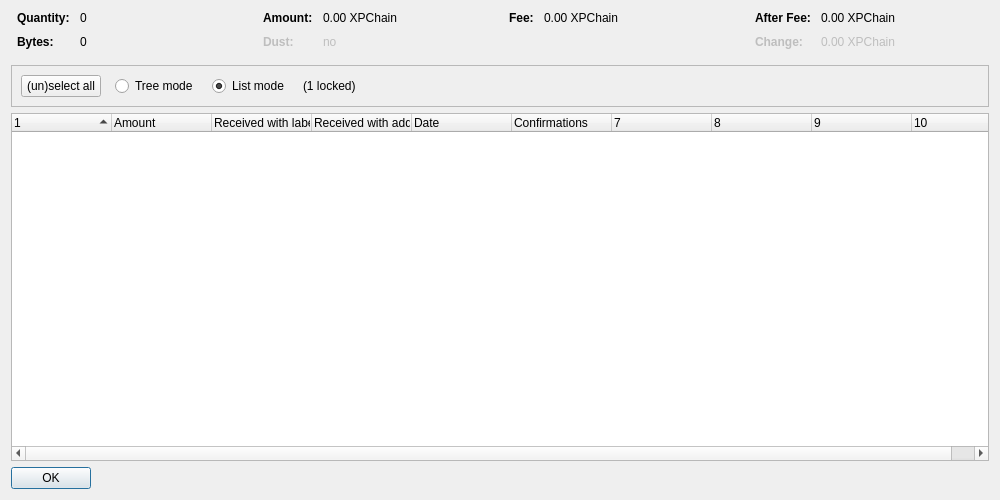
<?xml version="1.0" encoding="UTF-8"?>
<ui version="4.0">
 <class>CoinControlDialog</class>
 <widget class="QDialog" name="CoinControlDialog">
  <property name="geometry">
   <rect>
    <x>0</x>
    <y>0</y>
    <width>1000</width>
    <height>500</height>
   </rect>
  </property>
  <property name="windowTitle">
   <string>Coin Selection</string>
  </property>
  <layout class="QVBoxLayout" name="verticalLayout">
   <item>
    <layout class="QHBoxLayout" name="horizontalLayoutTop" stretch="0,0,0,0">
     <property name="topMargin">
      <number>0</number>
     </property>
     <property name="bottomMargin">
      <number>10</number>
     </property>
     <item>
      <layout class="QFormLayout" name="formLayoutCoinControl1">
       <property name="horizontalSpacing">
        <number>10</number>
       </property>
       <property name="verticalSpacing">
        <number>10</number>
       </property>
       <property name="leftMargin">
        <number>6</number>
       </property>
       <property name="rightMargin">
        <number>6</number>
       </property>
       <item row="0" column="0">
        <widget class="QLabel" name="labelCoinControlQuantityText">
         <property name="font">
          <font>
           <weight>75</weight>
           <bold>true</bold>
          </font>
         </property>
         <property name="text">
          <string>Quantity:</string>
         </property>
        </widget>
       </item>
       <item row="0" column="1">
        <widget class="QLabel" name="labelCoinControlQuantity">
         <property name="cursor">
          <cursorShape>IBeamCursor</cursorShape>
         </property>
         <property name="contextMenuPolicy">
          <enum>Qt::ActionsContextMenu</enum>
         </property>
         <property name="text">
          <string notr="true">0</string>
         </property>
         <property name="textInteractionFlags">
          <set>Qt::LinksAccessibleByMouse|Qt::TextSelectableByKeyboard|Qt::TextSelectableByMouse</set>
         </property>
        </widget>
       </item>
       <item row="1" column="0">
        <widget class="QLabel" name="labelCoinControlBytesText">
         <property name="font">
          <font>
           <weight>75</weight>
           <bold>true</bold>
          </font>
         </property>
         <property name="text">
          <string>Bytes:</string>
         </property>
        </widget>
       </item>
       <item row="1" column="1">
        <widget class="QLabel" name="labelCoinControlBytes">
         <property name="cursor">
          <cursorShape>IBeamCursor</cursorShape>
         </property>
         <property name="contextMenuPolicy">
          <enum>Qt::ActionsContextMenu</enum>
         </property>
         <property name="text">
          <string notr="true">0</string>
         </property>
         <property name="textInteractionFlags">
          <set>Qt::LinksAccessibleByMouse|Qt::TextSelectableByKeyboard|Qt::TextSelectableByMouse</set>
         </property>
        </widget>
       </item>
      </layout>
     </item>
     <item>
      <layout class="QFormLayout" name="formLayoutCoinControl2">
       <property name="horizontalSpacing">
        <number>10</number>
       </property>
       <property name="verticalSpacing">
        <number>10</number>
       </property>
       <property name="leftMargin">
        <number>6</number>
       </property>
       <property name="rightMargin">
        <number>6</number>
       </property>
       <item row="0" column="0">
        <widget class="QLabel" name="labelCoinControlAmountText">
         <property name="font">
          <font>
           <weight>75</weight>
           <bold>true</bold>
          </font>
         </property>
         <property name="text">
          <string>Amount:</string>
         </property>
        </widget>
       </item>
       <item row="0" column="1">
        <widget class="QLabel" name="labelCoinControlAmount">
         <property name="cursor">
          <cursorShape>IBeamCursor</cursorShape>
         </property>
         <property name="contextMenuPolicy">
          <enum>Qt::ActionsContextMenu</enum>
         </property>
         <property name="text">
          <string notr="true">0.00 XPChain</string>
         </property>
         <property name="textInteractionFlags">
          <set>Qt::LinksAccessibleByMouse|Qt::TextSelectableByKeyboard|Qt::TextSelectableByMouse</set>
         </property>
        </widget>
       </item>
       <item row="1" column="0">
        <widget class="QLabel" name="labelCoinControlLowOutputText">
         <property name="enabled">
          <bool>false</bool>
         </property>
         <property name="font">
          <font>
           <weight>75</weight>
           <bold>true</bold>
          </font>
         </property>
         <property name="text">
          <string>Dust:</string>
         </property>
        </widget>
       </item>
       <item row="1" column="1">
        <widget class="QLabel" name="labelCoinControlLowOutput">
         <property name="enabled">
          <bool>false</bool>
         </property>
         <property name="cursor">
          <cursorShape>IBeamCursor</cursorShape>
         </property>
         <property name="contextMenuPolicy">
          <enum>Qt::ActionsContextMenu</enum>
         </property>
         <property name="text">
          <string notr="true">no</string>
         </property>
         <property name="textInteractionFlags">
          <set>Qt::LinksAccessibleByMouse|Qt::TextSelectableByKeyboard|Qt::TextSelectableByMouse</set>
         </property>
        </widget>
       </item>
      </layout>
     </item>
     <item>
      <layout class="QFormLayout" name="formLayoutCoinControl3">
       <property name="horizontalSpacing">
        <number>10</number>
       </property>
       <property name="verticalSpacing">
        <number>10</number>
       </property>
       <property name="leftMargin">
        <number>6</number>
       </property>
       <property name="rightMargin">
        <number>6</number>
       </property>
       <item row="0" column="0">
        <widget class="QLabel" name="labelCoinControlFeeText">
         <property name="font">
          <font>
           <weight>75</weight>
           <bold>true</bold>
          </font>
         </property>
         <property name="text">
          <string>Fee:</string>
         </property>
        </widget>
       </item>
       <item row="0" column="1">
        <widget class="QLabel" name="labelCoinControlFee">
         <property name="cursor">
          <cursorShape>IBeamCursor</cursorShape>
         </property>
         <property name="contextMenuPolicy">
          <enum>Qt::ActionsContextMenu</enum>
         </property>
         <property name="text">
          <string notr="true">0.00 XPChain</string>
         </property>
         <property name="textInteractionFlags">
          <set>Qt::LinksAccessibleByMouse|Qt::TextSelectableByKeyboard|Qt::TextSelectableByMouse</set>
         </property>
        </widget>
       </item>
      </layout>
     </item>
     <item>
      <layout class="QFormLayout" name="formLayoutCoinControl4">
       <property name="horizontalSpacing">
        <number>10</number>
       </property>
       <property name="verticalSpacing">
        <number>10</number>
       </property>
       <property name="leftMargin">
        <number>6</number>
       </property>
       <property name="rightMargin">
        <number>6</number>
       </property>
       <item row="0" column="0">
        <widget class="QLabel" name="labelCoinControlAfterFeeText">
         <property name="font">
          <font>
           <weight>75</weight>
           <bold>true</bold>
          </font>
         </property>
         <property name="text">
          <string>After Fee:</string>
         </property>
        </widget>
       </item>
       <item row="0" column="1">
        <widget class="QLabel" name="labelCoinControlAfterFee">
         <property name="cursor">
          <cursorShape>IBeamCursor</cursorShape>
         </property>
         <property name="contextMenuPolicy">
          <enum>Qt::ActionsContextMenu</enum>
         </property>
         <property name="text">
          <string notr="true">0.00 XPChain</string>
         </property>
         <property name="textInteractionFlags">
          <set>Qt::LinksAccessibleByMouse|Qt::TextSelectableByKeyboard|Qt::TextSelectableByMouse</set>
         </property>
        </widget>
       </item>
       <item row="1" column="0">
        <widget class="QLabel" name="labelCoinControlChangeText">
         <property name="enabled">
          <bool>false</bool>
         </property>
         <property name="font">
          <font>
           <weight>75</weight>
           <bold>true</bold>
          </font>
         </property>
         <property name="text">
          <string>Change:</string>
         </property>
        </widget>
       </item>
       <item row="1" column="1">
        <widget class="QLabel" name="labelCoinControlChange">
         <property name="enabled">
          <bool>false</bool>
         </property>
         <property name="cursor">
          <cursorShape>IBeamCursor</cursorShape>
         </property>
         <property name="contextMenuPolicy">
          <enum>Qt::ActionsContextMenu</enum>
         </property>
         <property name="text">
          <string notr="true">0.00 XPChain</string>
         </property>
         <property name="textInteractionFlags">
          <set>Qt::LinksAccessibleByMouse|Qt::TextSelectableByKeyboard|Qt::TextSelectableByMouse</set>
         </property>
        </widget>
       </item>
      </layout>
     </item>
    </layout>
   </item>
   <item>
    <widget class="QFrame" name="frame">
     <property name="minimumSize">
      <size>
       <width>0</width>
       <height>40</height>
      </size>
     </property>
     <property name="frameShape">
      <enum>QFrame::StyledPanel</enum>
     </property>
     <property name="frameShadow">
      <enum>QFrame::Sunken</enum>
     </property>
     <layout class="QHBoxLayout" name="horizontalLayout">
      <item>
       <layout class="QHBoxLayout" name="horizontalLayoutPanel" stretch="0,0,0,0,0">
        <property name="spacing">
         <number>14</number>
        </property>
        <item>
         <widget class="QPushButton" name="pushButtonSelectAll">
          <property name="sizePolicy">
           <sizepolicy hsizetype="Maximum" vsizetype="Fixed">
            <horstretch>0</horstretch>
            <verstretch>0</verstretch>
           </sizepolicy>
          </property>
          <property name="text">
           <string>(un)select all</string>
          </property>
          <property name="autoDefault">
           <bool>false</bool>
          </property>
         </widget>
        </item>
        <item>
         <widget class="QRadioButton" name="radioTreeMode">
          <property name="sizePolicy">
           <sizepolicy hsizetype="Maximum" vsizetype="Fixed">
            <horstretch>0</horstretch>
            <verstretch>0</verstretch>
           </sizepolicy>
          </property>
          <property name="text">
           <string>Tree mode</string>
          </property>
         </widget>
        </item>
        <item>
         <widget class="QRadioButton" name="radioListMode">
          <property name="sizePolicy">
           <sizepolicy hsizetype="Maximum" vsizetype="Fixed">
            <horstretch>0</horstretch>
            <verstretch>0</verstretch>
           </sizepolicy>
          </property>
          <property name="text">
           <string>List mode</string>
          </property>
          <property name="checked">
           <bool>true</bool>
          </property>
         </widget>
        </item>
        <item>
         <widget class="QLabel" name="labelLocked">
          <property name="text">
           <string notr="true">(1 locked)</string>
          </property>
         </widget>
        </item>
        <item>
         <spacer name="horizontalSpacer">
          <property name="orientation">
           <enum>Qt::Horizontal</enum>
          </property>
          <property name="sizeHint" stdset="0">
           <size>
            <width>40</width>
            <height>20</height>
           </size>
          </property>
         </spacer>
        </item>
       </layout>
      </item>
     </layout>
    </widget>
   </item>
   <item>
    <widget class="CoinControlTreeWidget" name="treeWidget">
     <property name="contextMenuPolicy">
      <enum>Qt::CustomContextMenu</enum>
     </property>
     <property name="sortingEnabled">
      <bool>false</bool>
     </property>
     <property name="columnCount">
      <number>10</number>
     </property>
     <attribute name="headerShowSortIndicator" stdset="0">
      <bool>true</bool>
     </attribute>
     <attribute name="headerStretchLastSection">
      <bool>false</bool>
     </attribute>
     <column>
      <property name="text">
       <string/>
      </property>
     </column>
     <column>
      <property name="text">
       <string>Amount</string>
      </property>
     </column>
     <column>
      <property name="text">
       <string>Received with label</string>
      </property>
     </column>
     <column>
      <property name="text">
       <string>Received with address</string>
      </property>
     </column>
     <column>
      <property name="text">
       <string>Date</string>
      </property>
     </column>
     <column>
      <property name="text">
       <string>Confirmations</string>
      </property>
      <property name="toolTip">
       <string>Confirmed</string>
      </property>
     </column>
     <column>
      <property name="text">
       <string/>
      </property>
     </column>
     <column>
      <property name="text">
       <string/>
      </property>
     </column>
     <column>
      <property name="text">
       <string/>
      </property>
     </column>
     <column>
      <property name="text">
       <string/>
      </property>
     </column>
    </widget>
   </item>
   <item>
    <widget class="QDialogButtonBox" name="buttonBox">
     <property name="sizePolicy">
      <sizepolicy hsizetype="Maximum" vsizetype="Fixed">
       <horstretch>0</horstretch>
       <verstretch>0</verstretch>
      </sizepolicy>
     </property>
     <property name="orientation">
      <enum>Qt::Horizontal</enum>
     </property>
     <property name="standardButtons">
      <set>QDialogButtonBox::Ok</set>
     </property>
    </widget>
   </item>
  </layout>
 </widget>
 <customwidgets>
  <customwidget>
   <class>CoinControlTreeWidget</class>
   <extends>QTreeWidget</extends>
   <header>qt/coincontroltreewidget.h</header>
  </customwidget>
 </customwidgets>
 <resources/>
 <connections/>
</ui>
